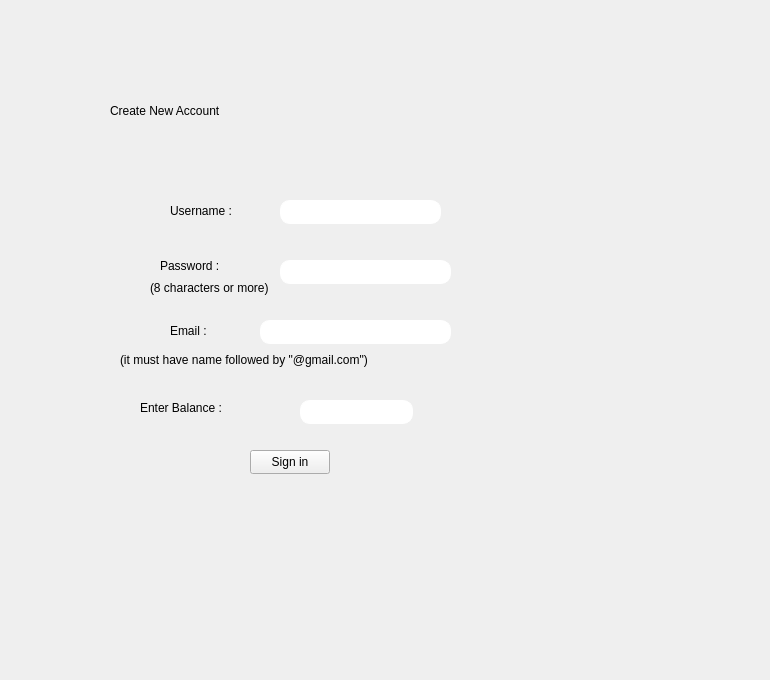
    <widget class="QWidget" name="create_account">
     <widget class="QWidget" name="widget_12" native="true">
      <property name="geometry">
       <rect>
        <x>100</x>
        <y>50</y>
        <width>401</width>
        <height>621</height>
       </rect>
      </property>
      <widget class="QLabel" name="label_11">
       <property name="geometry">
        <rect>
         <x>10</x>
         <y>10</y>
         <width>381</width>
         <height>101</height>
        </rect>
       </property>
       <property name="styleSheet">
        <string notr="true">
font: 700 30pt &quot;Times New Roman&quot;;</string>
       </property>
       <property name="text">
        <string>Create New Account </string>
       </property>
      </widget>
      <widget class="QLineEdit" name="lineEdit_username_2">
       <property name="geometry">
        <rect>
         <x>180</x>
         <y>150</y>
         <width>161</width>
         <height>24</height>
        </rect>
       </property>
       <property name="styleSheet">
        <string notr="true">border-radius:10px;
font: 10pt &quot;Segoe UI&quot;;
border:1px solid white;</string>
       </property>
      </widget>
      <widget class="QLineEdit" name="lineEdit_password_2">
       <property name="geometry">
        <rect>
         <x>180</x>
         <y>210</y>
         <width>171</width>
         <height>24</height>
        </rect>
       </property>
       <property name="styleSheet">
        <string notr="true">border-radius:10px;
font: 10pt &quot;Segoe UI&quot;;
border:1px solid white;</string>
       </property>
       <property name="echoMode">
        <enum>QLineEdit::EchoMode::PasswordEchoOnEdit</enum>
       </property>
      </widget>
      <widget class="QLabel" name="label_12">
       <property name="geometry">
        <rect>
         <x>70</x>
         <y>140</y>
         <width>101</width>
         <height>41</height>
        </rect>
       </property>
       <property name="styleSheet">
        <string notr="true">font: 700 15pt &quot;Times New Roman&quot;;</string>
       </property>
       <property name="text">
        <string>Username : </string>
       </property>
      </widget>
      <widget class="QLabel" name="label_13">
       <property name="geometry">
        <rect>
         <x>60</x>
         <y>200</y>
         <width>101</width>
         <height>31</height>
        </rect>
       </property>
       <property name="styleSheet">
        <string notr="true">font: 700 15pt &quot;Times New Roman&quot;;</string>
       </property>
       <property name="text">
        <string>Password :</string>
       </property>
      </widget>
      <widget class="QLabel" name="label_14">
       <property name="geometry">
        <rect>
         <x>50</x>
         <y>230</y>
         <width>121</width>
         <height>16</height>
        </rect>
       </property>
       <property name="text">
        <string>(8 characters or more)</string>
       </property>
      </widget>
      <widget class="QLabel" name="label_15">
       <property name="geometry">
        <rect>
         <x>70</x>
         <y>270</y>
         <width>81</width>
         <height>21</height>
        </rect>
       </property>
       <property name="styleSheet">
        <string notr="true">font: 700 15pt &quot;Times New Roman&quot;;</string>
       </property>
       <property name="text">
        <string>Email :</string>
       </property>
      </widget>
      <widget class="QLabel" name="label_16">
       <property name="geometry">
        <rect>
         <x>20</x>
         <y>300</y>
         <width>381</width>
         <height>20</height>
        </rect>
       </property>
       <property name="text">
        <string>(it must have name followed by &quot;@gmail.com&quot;)</string>
       </property>
      </widget>
      <widget class="QLineEdit" name="lineEdit_email">
       <property name="geometry">
        <rect>
         <x>160</x>
         <y>270</y>
         <width>191</width>
         <height>24</height>
        </rect>
       </property>
       <property name="styleSheet">
        <string notr="true">border-radius:10px;
font: 10pt &quot;Segoe UI&quot;;
border:1px solid white;</string>
       </property>
      </widget>
      <widget class="QLabel" name="label_17">
       <property name="geometry">
        <rect>
         <x>40</x>
         <y>350</y>
         <width>151</width>
         <height>16</height>
        </rect>
       </property>
       <property name="styleSheet">
        <string notr="true">font: 700 15pt &quot;Times New Roman&quot;;</string>
       </property>
       <property name="text">
        <string>Enter Balance : </string>
       </property>
      </widget>
      <widget class="QLineEdit" name="lineEdit_balance">
       <property name="geometry">
        <rect>
         <x>200</x>
         <y>350</y>
         <width>113</width>
         <height>24</height>
        </rect>
       </property>
       <property name="styleSheet">
        <string notr="true">border-radius:10px;
font: 10pt &quot;Segoe UI&quot;;
border:1px solid white;</string>
       </property>
      </widget>
      <widget class="QPushButton" name="pushButton_sign">
       <property name="geometry">
        <rect>
         <x>150</x>
         <y>400</y>
         <width>80</width>
         <height>24</height>
        </rect>
       </property>
       <property name="text">
        <string>Sign in</string>
       </property>
      </widget>
     </widget>
     <widget class="QWidget" name="widget_13" native="true">
      <property name="geometry">
       <rect>
        <x>520</x>
        <y>20</y>
        <width>241</width>
        <height>611</height>
       </rect>
      </property>
      <property name="styleSheet">
       <string notr="true">background-image: url(:/QtWidgetsApplication3/download-removebg-preview.png);
background-position: center;
    background-repeat: no-repeat;
</string>
      </property>
     </widget>
    </widget>
